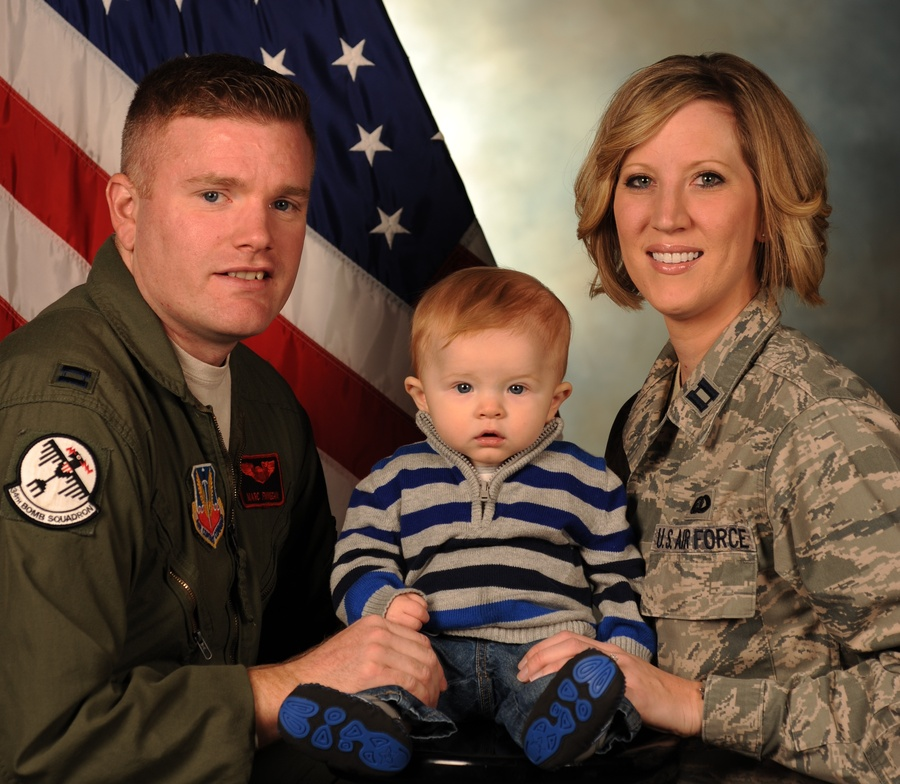
#> input picture family.jpg, 900 x 784 px, shrunk from 2830 x 2465 before the run
$ jupyter execute --allow-errors InterestingPoints.ipynb   (shell and % lines are left out)
#> lines starting #> are read from the running program, lines starting #| are printed output that depends on the picture
# Finding Interesting Points
*Curtis Miller*

In images we want to find interesting points such as corners or faces. In this demonstration I demonstrate what point detection is like with OpenCV.

## Corner Detection

Our first application is finding corners in images.

[cell 1]
import cv2
import matplotlib.pyplot as plt
import matplotlib
import numpy as np
matplotlib.rcParams['figure.figsize'] = (18, 16)

[cell 2]
house = cv2.imread("house.png")
#> (the rest of this cell did not finish here and is left out)

The `goodFeaturesToTrack()` function uses algorithms for finding features (such as corners) that are "interesting", and gives their coordinates.

#> (a cell that did not finish here is left out)

#> (a cell that did not finish here is left out)

## Face Detection

The next application finds facial features, such as the face, eyes, and mouth, and marks their location. The actual algorithm is finding a rectangle of interest (ROI), a region believed to contain a face or eye. I will mark the location of these features with a point.

Below is the image we will work with.

[cell 5]
facedetect = cv2.CascadeClassifier('haarcascade_frontalface_default.xml')
eyedetect = cv2.CascadeClassifier('haarcascade_eye.xml')
mouthdetect = cv2.CascadeClassifier('haarcascade_smile.xml')

family = cv2.imread('family.jpg')
#> family is the input picture: shape (784, 900, 3); mean B, G, R 65.1, 79.3, 103
family_gray = cv2.cvtColor(family, cv2.COLOR_BGR2GRAY)
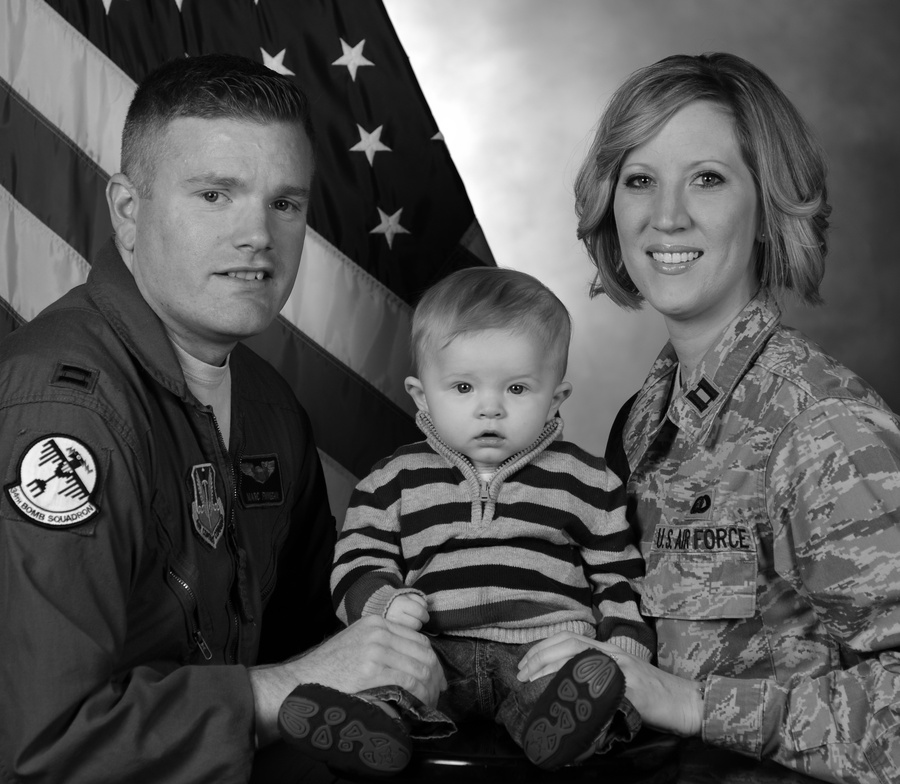
#> family_gray: shape (784, 900); min 0, max 255, mean 84.8
plt.imshow(family_gray, cmap="gray")

We can load in XML files with instructions for pre-built feature detection algorithms, provided by OpenCV. (OpenCV does provide tools for building our own detection algorithms so we can detect other interesting objects, like cars.)

[cell 6]
faces = facedetect.detectMultiScale(family_gray, 1.3, 5)
#> faces = [[588, 118, 169, 169], [123, 123, 188, 188], [413, 327, 149, 149]]

faces    # In Rectangle of Interest (ROI) format: x, y, width, height; (0, 0) is upper-left corner
#> Out has the same summary as faces

[cell 7]
plt.imshow(family_gray, cmap="gray")

for f in faces:
    x, y, w, h = f
    facemat = family_gray[x:(x + w), y:(y + h)]
    eyes = eyedetect.detectMultiScale(facemat, 1.7, 5)
    for e in eyes:
        ex, ey, ew, eh = e
        plt.plot(x + ex + ew/2, y + ey + eh/2, 'bo')
    mouth = mouthdetect.detectMultiScale(facemat, 1.7, 11)
    for m in mouth:
        mx, my, mw, mh = m
        plt.plot(x + mx + mw/2, y + my + mh/2, 'yo')
    plt.plot(x + w/2, y + h/2, 'ro')
#> this loop made 3 passes
#> (x, y, w, h, mouth) on pass 2: (123, 123, 188, 188, [[67, 124, 104, 52]])
#> pass 1, `facemat = family_gray[x:(x + w), y:(y + h)]`:
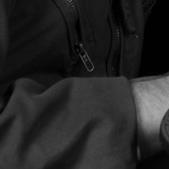
#> facemat: shape (169, 169); min 0, max 171, mean 37
#> pass 2, `facemat = family_gray[x:(x + w), y:(y + h)]`:
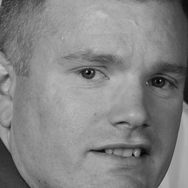
#> facemat: shape (188, 188); min 1, max 195, mean 132
#> pass 3, `facemat = family_gray[x:(x + w), y:(y + h)]`:
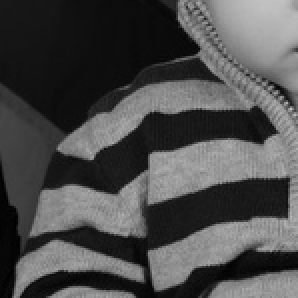
#> facemat: shape (149, 149) (shown 2 times larger); min 0, max 196, mean 76.3

plt.show()
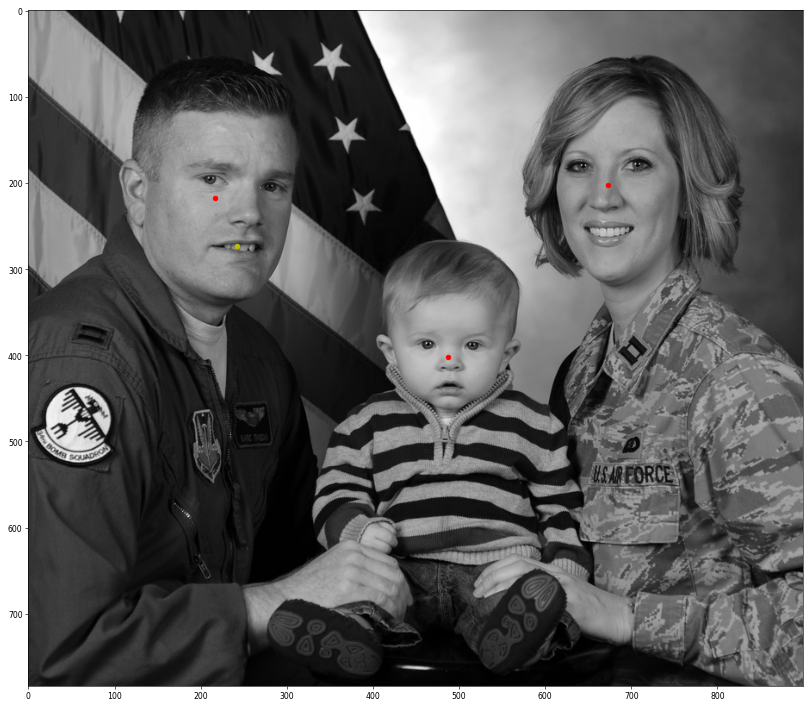
#> figure drawn by matplotlib, 1 panel
